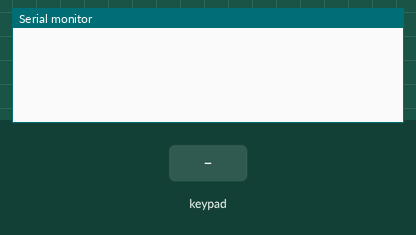
A sketch run on a simulated Arduino Uno, built with avr-gcc and run on an emulated ATmega328P. On the bench: the last lines printed to the serial monitor. The inputs (shaded band) are chosen by the test bench.

Above: at 1.2 s.
1.3 s: key '1' pressed
At 2.5 s:
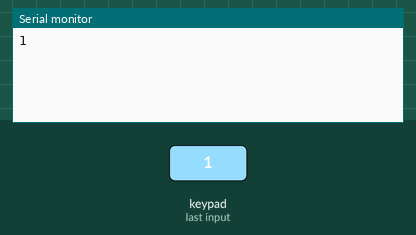
2.8 s: keypad keys 1 2 3 4 # pressed 0.4 s apart
At 5.2 s:
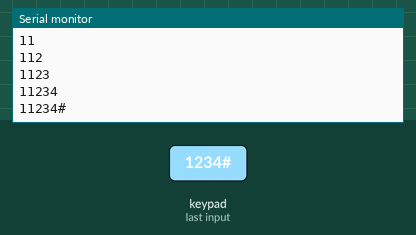
6.3 s: key '*' pressed
At 7.2 s:
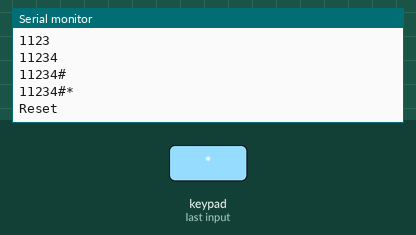
7.8 s: keypad keys 1 2 3 4 pressed 0.4 s apart
At 10.3 s:
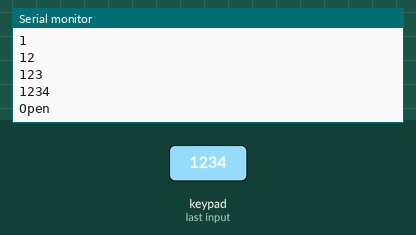
10.9 s: keypad keys 1 2 3 4 * pressed 0.4 s apart
At 13.8 s:
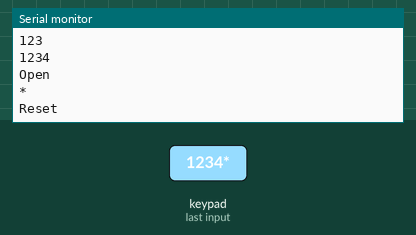
Timing chart, 0 to 15.3 s (numbered marks = the images above; inputs shaded):
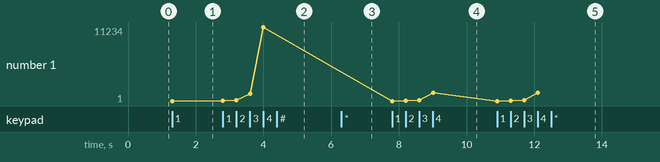

The sketch:

keypad.ino
```cpp
#include "Keypad.h"
const byte ROWS = 4; //four rows
const byte COLS = 3; //four columns

char keys[ROWS][COLS] = {
  {'1','2','3'},
  {'4','5','6'},
  {'7','8','9'},
  {'*','0','#'}
};


// For ESP8266 Microcontroller
//byte rowPins[ROWS] = {D2, D7, D6, D0};
//byte colPins[COLS] = {D3, D1, D5};
byte rowPins[ROWS] = {4, 13, 12, 16};
byte colPins[COLS] = {0, 5, 14};


String allkey="";

Keypad keypad = Keypad(makeKeymap(keys), rowPins, colPins, ROWS, COLS);

void setup() {
  Serial.begin(9600);
}

void loop() {
  char key = keypad.getKey();

  if (key){
    allkey += key;
    Serial.println(allkey);
    if (allkey == "1234"){
    Serial.println("Open");
    allkey="";
   }
   else if (key == '*'){
    Serial.println("Reset");
    allkey="";
  }
  }

}
```

Measured:
- after the input at 1.3 s, the serial monitor: prints a new line at once (image 1)
- after the input at 2.8 s, the serial monitor: prints a new line at once (image 2)
- after the input at 6.3 s, the serial monitor: prints a new line at once (image 3)
- after the input at 7.8 s, the serial monitor: prints a new line at once (image 4)
- after the input at 10.9 s, the serial monitor: prints a new line at once (image 5)
- plotted number 1: 1 → 11234 after the input at 2.8 s, 11234 → 1234 after the input at 7.8 s
